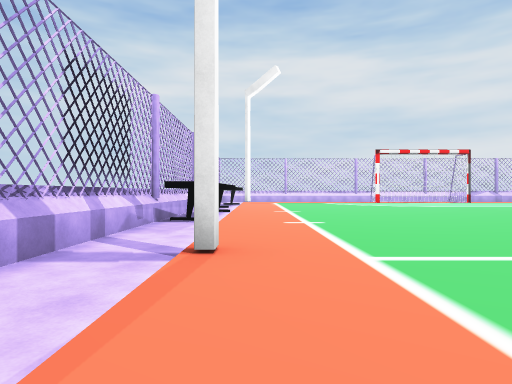
View 1 (above)

24 first-person views from a walk through a Unity game level. The camera is 1.2 m above the floor, looks level and sees 75° across. The floor is counted in squares, 2 m on a side. Each view is taken from the middle of a square. On the plan, view 1 faces up. The plan holds only what a view shows up to about 10 squares ahead; the rest is blank. The place goes on beyond the plan. The player character is not drawn. Some surface patterns are stand-ins.

View 2
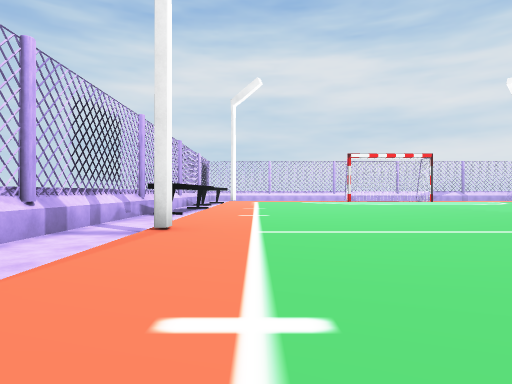

View 3
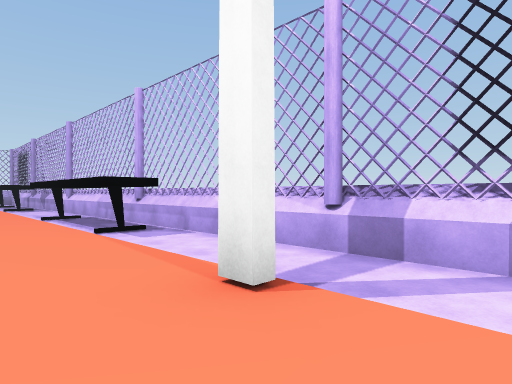

View 4
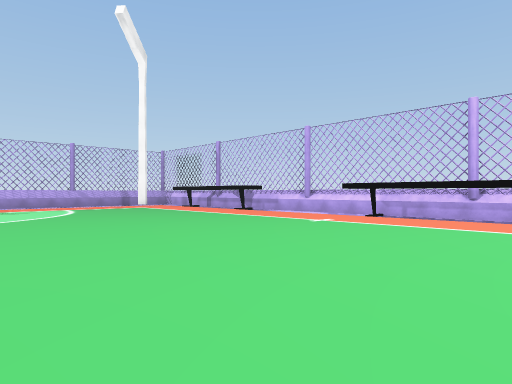

View 5
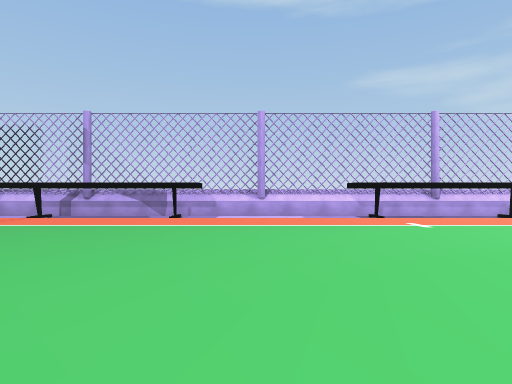

View 6
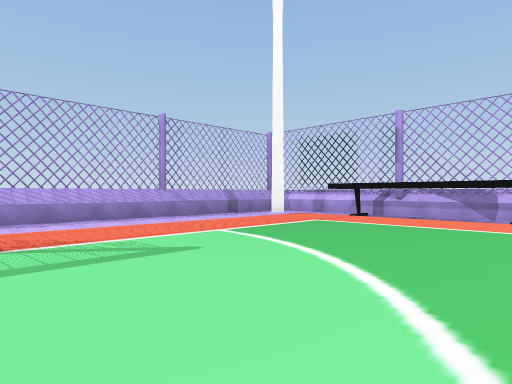

View 7
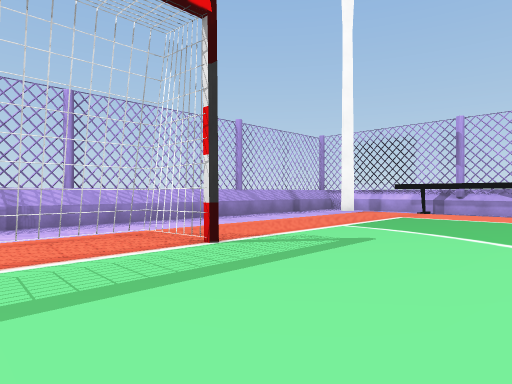

View 8
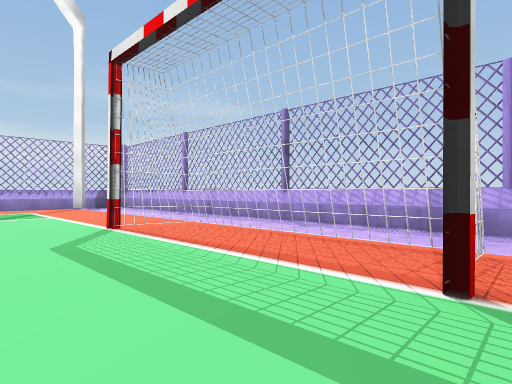

View 9
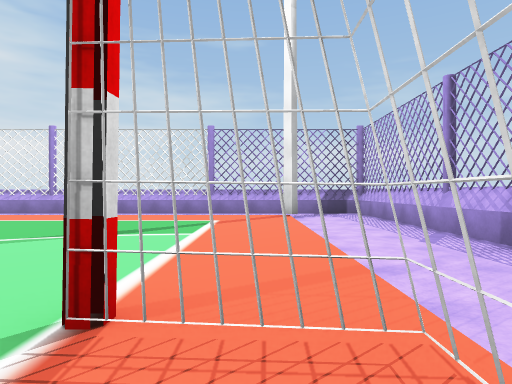

View 10
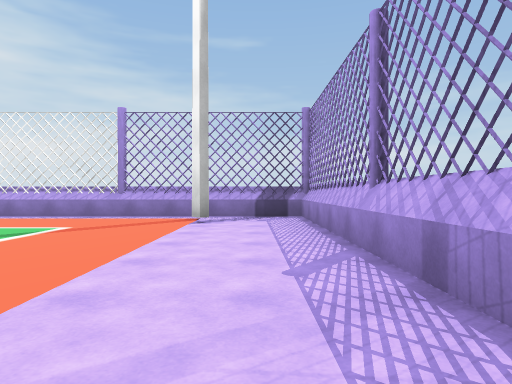

View 11
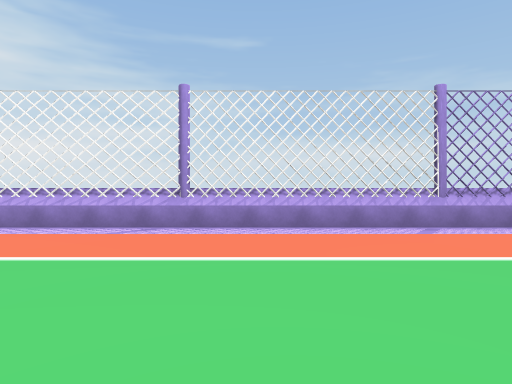

View 12
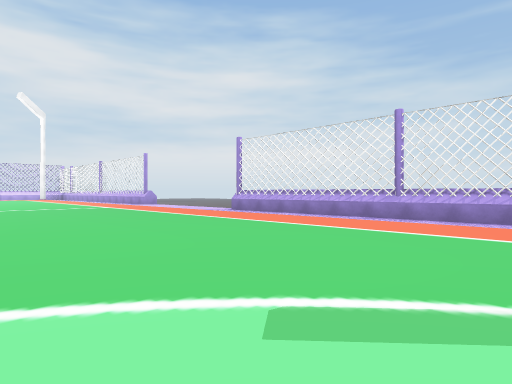

View 13
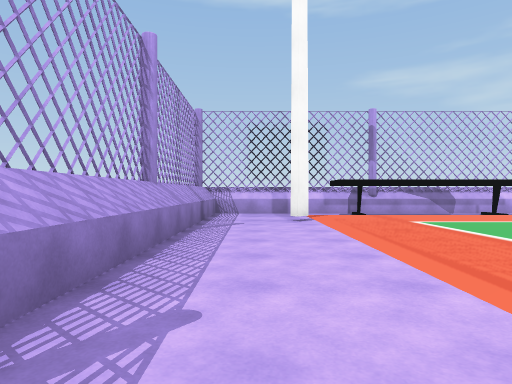

View 14
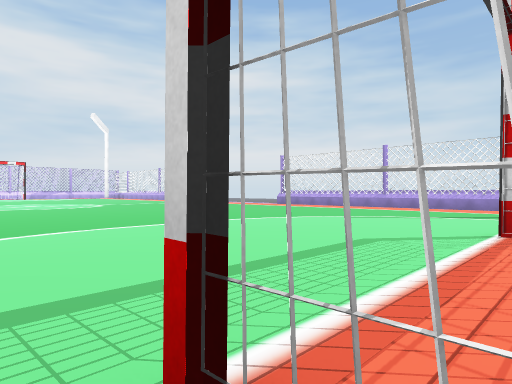

View 15
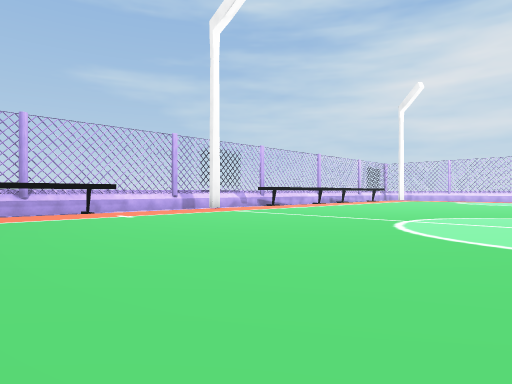

View 16
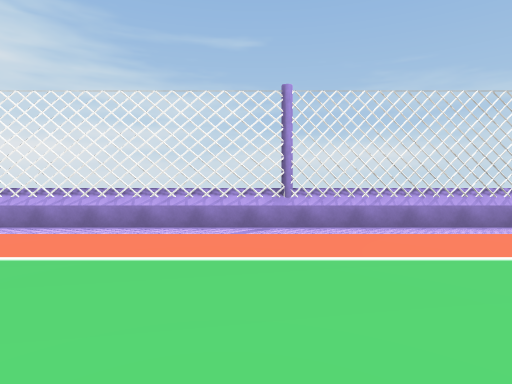

View 17
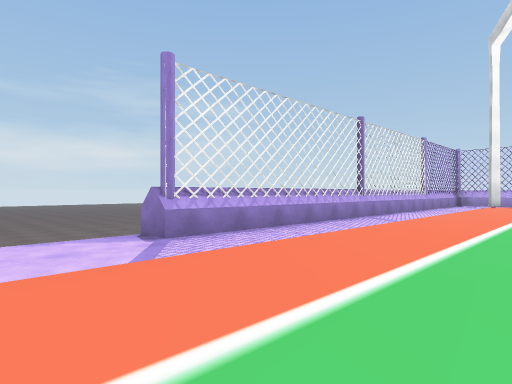

View 18
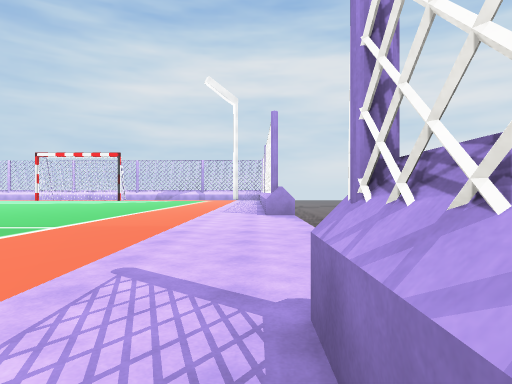

View 19
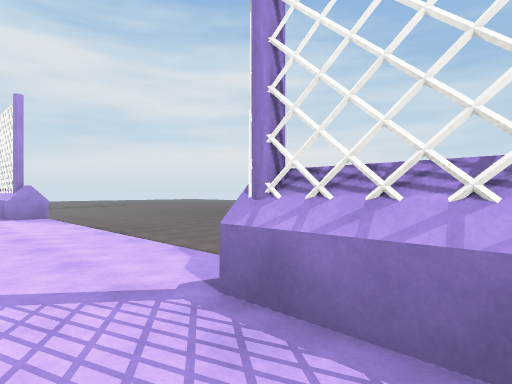

View 20
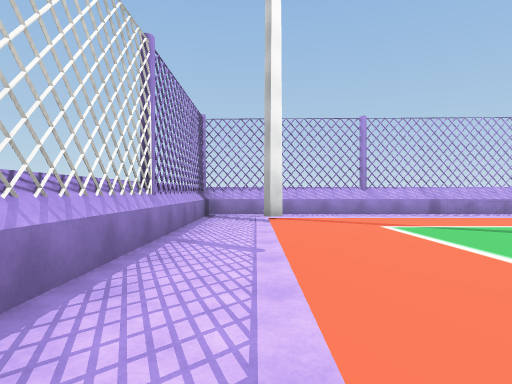

View 21
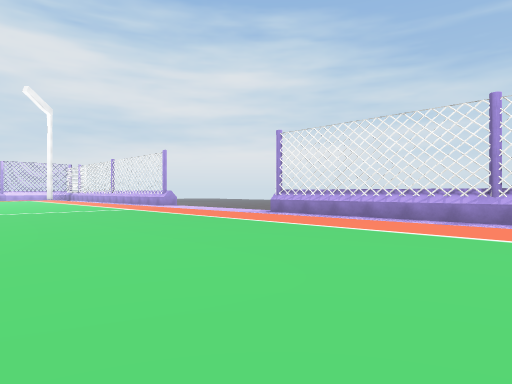

View 22
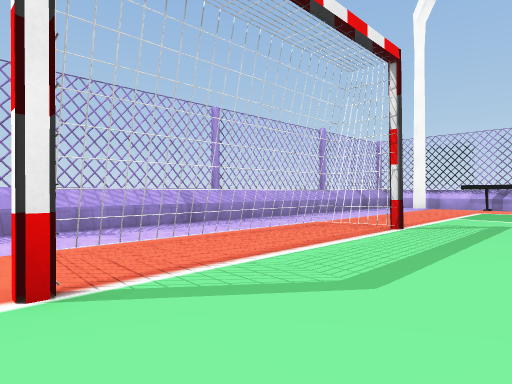

View 23
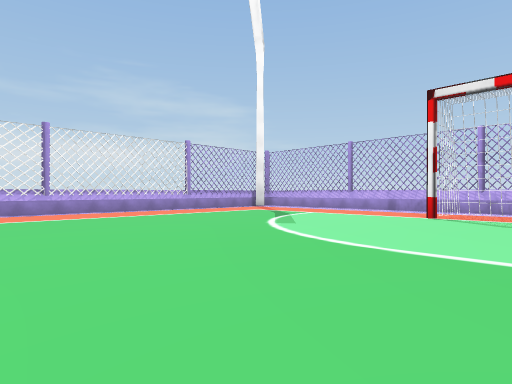

View 24
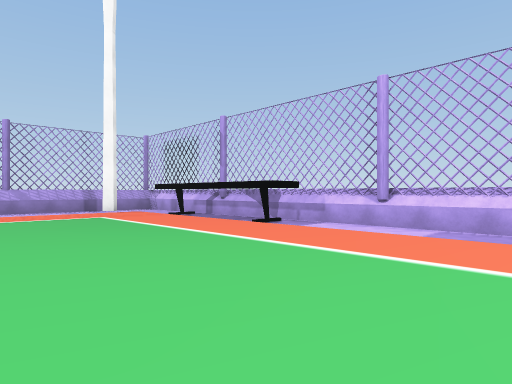

### Floor plan
Key: @ floor where view 1 was taken; # wall or solid block; x gap in a wall; . main floor; - floor 0.25 m lower than the main floor; / step, stairs or slope; = window, fence, low wall or low ledge; ^ raised ledge; v drop or lower ground; T thing the floor can be seen under or through.
Columns run from 3 left of view 1 to 21 right of it. Each row starts with its distance up from view 1.
 10 ^-#........
  9 =-#........             ^
  8  x#.........    ......--#
  7 ^-/.........    ......--^
  6 ^-/.........     .....--v
  5 =-/.........      ....--v
  4 ^-/.........     .....--v
  3 ^x/.........     .....--v
  2 =-/.........    ......--v
  1 ^-/.........    ......--v
  0 ^-T@.........   ......--v
 -1 =-T..........   ......--^
 -2 ^xT..........   ......--^
 -3 ^-T...........  ......--^
 -4 ^-T...................--^
 -5 =-/...................--^
 -6 ^-/...................--^
 -7 ^//...................--^
 -8 =-/...................--^
 -9 ^-T...................--#
-10 ^-T...................--^
-11 ^-T...................--^
-12 ^xT...................--#
-13 ^-T.......#...#.......--^
-14 ^-/#//////////////////#-^
-15 =-----------------------#
-16 ^-----------------------^
-17  ^#^^#^#^^#==^#=^^^#^^^^

Positions as (right, up) in squares from view 1, and headings:
1: (0, 0), facing up
2: (1, -2), facing up
3: (1, 5), facing down-left
4: (7, 0), facing down-left
5: (7, -7), facing left
6: (7, -8), facing down-left
7: (9, -9), facing down-left
8: (6, -10), facing down-right
9: (10, -13), facing right
10: (12, -15), facing right
11: (14, -8), facing right
12: (12, -10), facing up-right
13: (7, -15), facing left
14: (6, -13), facing up-right
15: (9, -4), facing up-left
16: (14, -6), facing right
17: (16, 2), facing down-right
18: (20, -2), facing up
19: (19, -2), facing up-right
20: (19, -7), facing down
21: (12, -8), facing up-right
22: (12, -10), facing down-left
23: (9, -4), facing down-right
24: (4, -4), facing down-left
